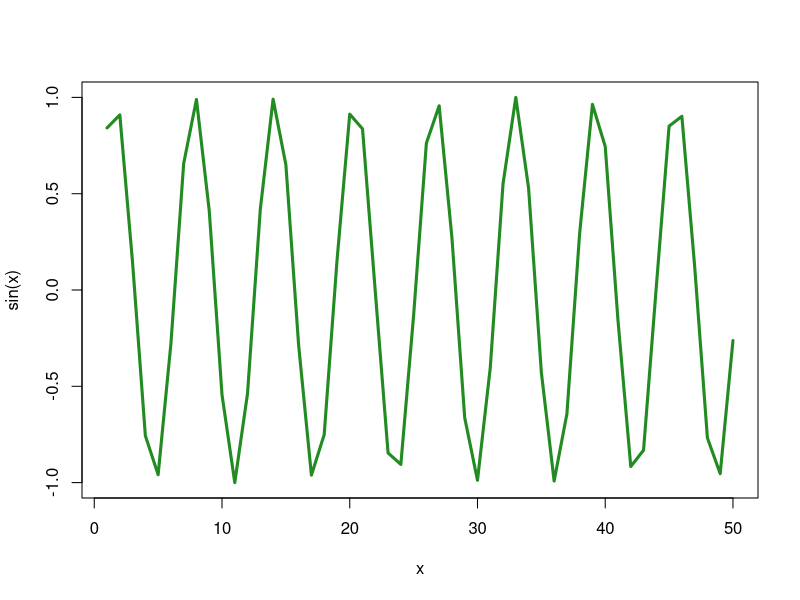

Reproduce this figure in R.
#' ---
#' title: "Class4 ex"
#' author: "ashley"
#' date: "oct 9th, 2025"
#' ---
x<-1:50
plot(x,sin(x),typ="l",lwd=3, col="forestgreen")
